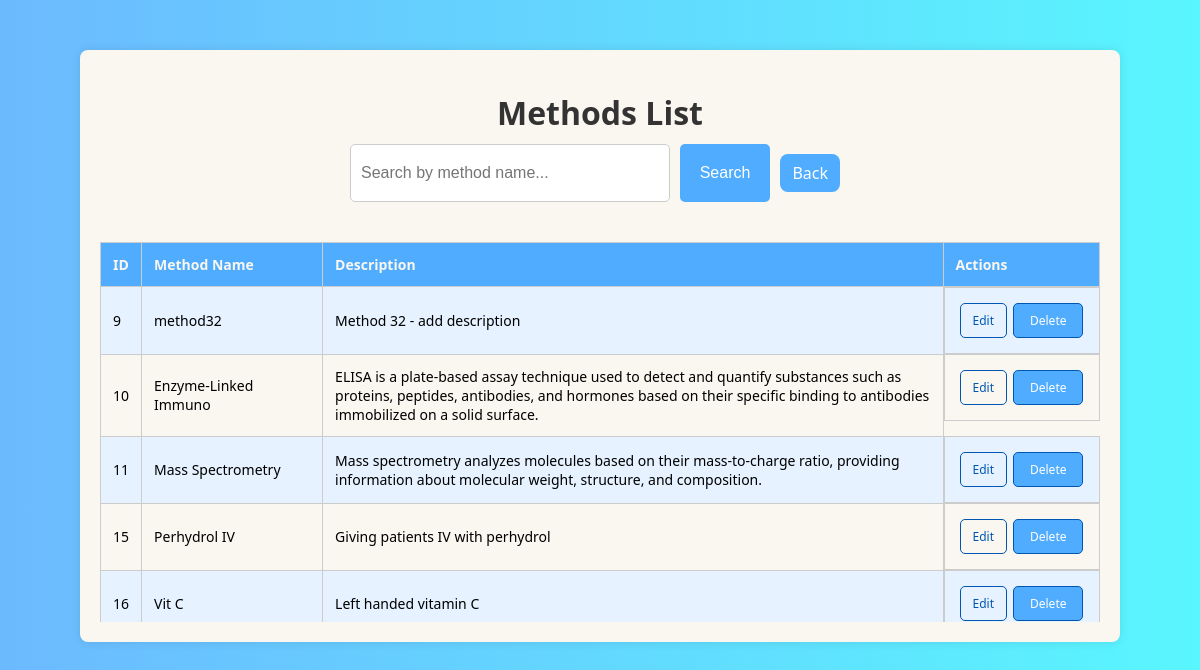
Page /methods/ (signed in) on the committed database.
### projekty/models.py (models this page shows, shortened)
class Methods(models.Model):
    name = models.CharField(max_length=20)
    description = models.TextField()

### projekty/views.py (the view)
# urls.py: path('methods/', views.methods_list, name='methods_list'),
@login_required
def methods_list(request):
    query = request.GET.get('q')
    if query:
        methods = Methods.objects.filter(name__icontains=query)
    else:
        methods = Methods.objects.all()
    return render(request, 'method_list.html', {'methods': methods})

### templates/method_list.html (shortened to what this page needs)
<!DOCTYPE html>
<html lang="en">
<head>
</head>
<body>
    <div class="table-container">
        <h1>Methods List</h1>
        <div class="form-container">
            <form method="get" action="{% url 'methods_list' %}">
                <input type="text" name="q" value="{{ request.GET.q }}" placeholder="Search by method name...">
                <button type="submit">Search</button>
                <a class="link" href="{% url 'choose_Dane' %}">Back</a>
            </form>
        </div>
        <div class="table-scroll">
            <table>
                <thead>
                    <tr>
                        <th>ID</th>
                        <th>Method Name</th>
                        <th>Description</th>
                        <th>Actions</th>
                    </tr>
                </thead>
                <tbody>
                    {% for method in methods %}
                    <tr>
                        <td>{{ method.id }}</td>
                        <td>{{ method.name }}</td>
                        <td>{{ method.description }}</td>
                        <td class="actions">
                            <a href="{% url 'upd_meth' method.id %}">Edit</a>
                            <form action="{% url 'del_meth' method.id %}" method="post" class="delete-form">
                                <button type="submit" onclick="return confirm('Are you sure you want to delete this record?')">Delete</button>
                            </form>
                        </td>
                    </tr>
                    {% empty %}
                    <tr>
                        <td colspan="4">No methods found</td>
                    </tr>
                    {% endfor %}
                </tbody>
            </table>
        </div>
    </div>
</body>
</html>

### templates/method_list.html (style rules this page uses)
body { font-family: 'Segoe UI', Tahoma, Geneva, Verdana, sans-serif; background: linear-gradient(to right, #4facfed5 0%, #00f1fea6 100%); margin: 0; padding: 0; display: flex; flex-direction: column; align-items: center; min-height: 100vh; }
.table-container { background-color: #faf6f0; padding: 20px; border-radius: 8px; box-shadow: 0 0 10px rgba(0, 0, 0, 0.1); text-align: center; width: 90%; max-width: 1000px; overflow-x: auto; margin-top: 50px; }
h1 { color: #333; margin-bottom: 10px; }
.form-container { display: flex; justify-content: center; align-items: center; width: 100%; margin-bottom: 20px; }
form { display: flex; width: 100%; max-width: 500px; }
form input[type=text] { flex: 1; padding: 10px; font-size: 16px; border: 1px solid #ccc; border-radius: 5px; margin-right: 10px; box-sizing: border-box; }
form button { padding: 10px 20px; font-size: 16px; background-color: #4facfe; color: #fff; border: none; border-radius: 5px; cursor: pointer; transition: background-color 0.3s ease; }
.table-scroll { overflow-x: auto; max-height: 400px; margin-top: 10px; }
table { width: 100%; border-collapse: collapse; margin-top: 20px; }
th, td { border: 1px solid #ccc; padding: 12px; text-align: left; font-size: 14px; }
th { background-color: #4facfe; color: #faf6f0; }
tr:nth-child(even) { background-color: #faf6f0; }
tr:nth-child(odd) { background-color: #e6f2ff; }
.actions { display: flex; justify-content: center; align-items: center; }
.actions a, .actions button { margin: 3px; padding: 8px 12px; font-size: 12px; text-decoration: none; color: #0056b3; border: 1px solid #0056b3; border-radius: 5px; background-color: transparent; cursor: pointer; transition: background-color 0.3s, color 0.3s; font-family: 'Segoe UI', Tahoma, Geneva, Verdana, sans-serif; display: inline-block; }
.actions button { background-color: #4facfe; color: #fff; padding: 8px 16px; }
.delete-form { margin: 0; }
.link { display: inline-block; margin: 10px; text-decoration: none; color: #ffffff; padding: 8px 12px; background-color: #4facfe; border-radius: 8px; transition: background-color 0.3s ease; font-weight: normal; }

### rows in the picture
Methods: id "9", name "method32", description "Method 32 - add description"
Methods: id "10", name "Enzyme-Linked Immuno", description "ELISA is a plate-based assay technique used to detect and quantify substances such as proteins, peptides, antibodies, and hormones based on their specific binding to antibodies immobilized on a solid surface."
Methods: id "11", name "Mass Spectrometry", description "Mass spectrometry analyzes molecules based on their mass-to-charge ratio, providing information about molecular weight, structure, and composition."
Methods: id "15", name "Perhydrol IV", description "Giving patients IV with perhydrol"
Methods: id "16", name "Vit C", description "Left handed vitamin C"
